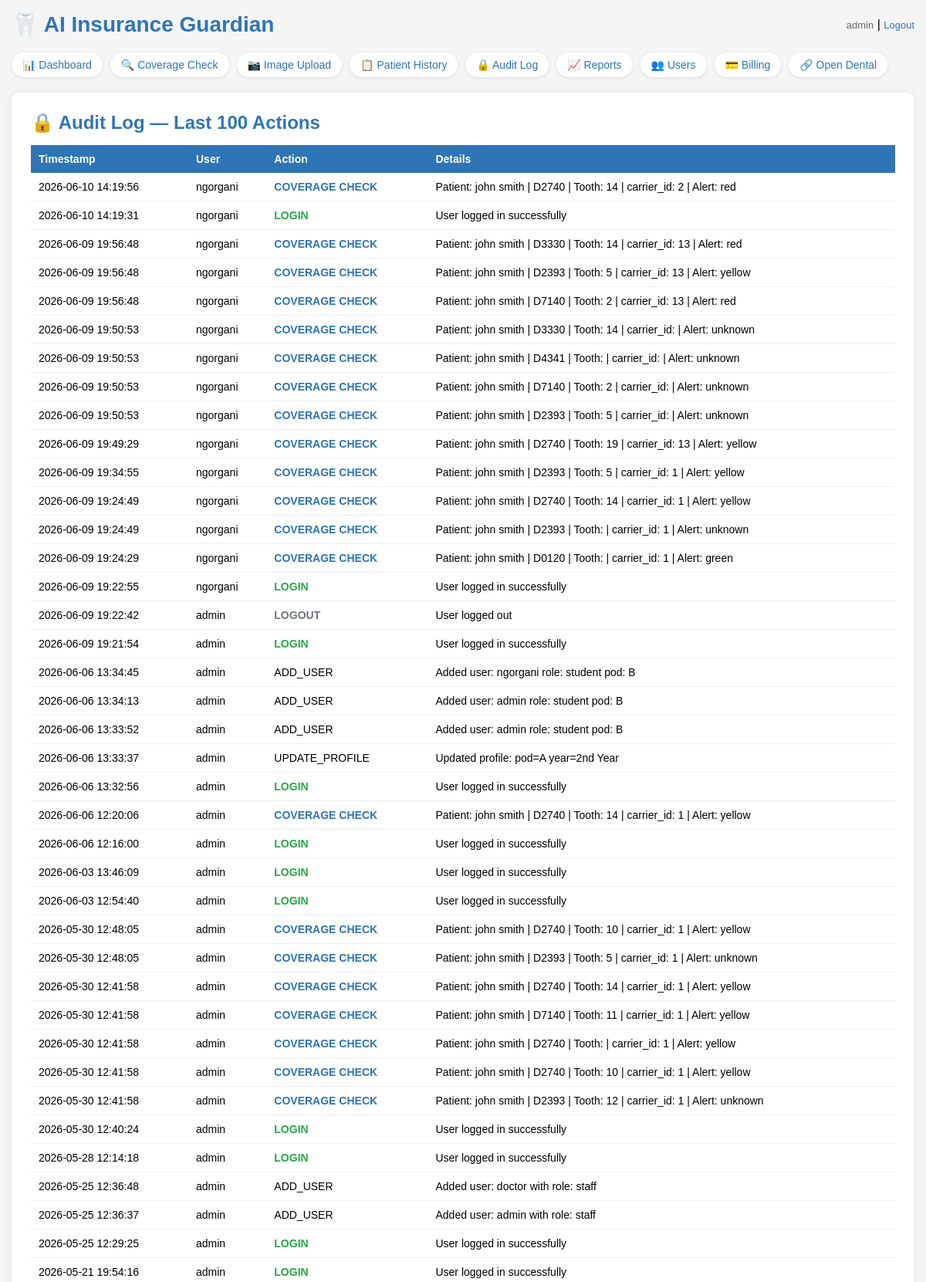
The app's page /audit (signed in, upper part) with its own data.
### tables this page shows
CREATE TABLE users (
            id INTEGER PRIMARY KEY,
            username TEXT UNIQUE NOT NULL,
            password TEXT NOT NULL,
            role TEXT DEFAULT 'staff'
        , pod TEXT DEFAULT NULL, year_level TEXT DEFAULT NULL, full_name TEXT DEFAULT NULL);

CREATE TABLE audit_log (id INTEGER PRIMARY KEY, username TEXT, action TEXT, details TEXT, timestamp TEXT);

### app.py (the view)
@app.route("/audit")
@login_required
def audit():
    conn = get_db()
    cursor = conn.cursor()
    cursor.execute("SELECT * FROM audit_log ORDER BY timestamp DESC LIMIT 100")
    records = cursor.fetchall()
    conn.close()
    return render_template("audit.html", records=records)

### app.py (called while the page is built)
def get_db():
    conn = sqlite3.connect("insurance_guardian.db")
    conn.row_factory = sqlite3.Row
    return conn

@login_manager.user_loader
def load_user(user_id):
    conn = get_db()
    cursor = conn.cursor()
    cursor.execute("SELECT id, username, role, pod, year_level, full_name FROM users WHERE id = ?", (user_id,))
    row = cursor.fetchone()
    conn.close()
    if row:
        return User(row[0], row[1], row[2], row[3], row[4], row[5])
    return None

### templates/audit.html (shortened to what this page needs)
<!DOCTYPE html>
<html>
<head>
</head>
<body>
    <div class="header">
        <h1>🦷 AI Insurance Guardian</h1>
        <div>
            <span class="user-info">{{ current_user.username }}</span> |
            <a href="/logout" class="logout">Logout</a>
        </div>
    </div>
    <div class="nav">
        <a href="/dashboard" class="active">📊 Dashboard</a>
        <a href="/">🔍 Coverage Check</a>
        <a href="/upload">📷 Image Upload</a>
        <a href="/history">📋 Patient History</a>
        <a href="/audit">🔒 Audit Log</a>
        <a href="/reports">📈 Reports</a>
        <a href="/users">👥 Users</a>
        <a href="/billing">💳 Billing</a>
        <a href="/opendental">🔗 Open Dental</a>
    </div>
    <div class="results-box">
        <h2>🔒 Audit Log — Last 100 Actions</h2>
        <table>
            <tr>
                <th>Timestamp</th>
                <th>User</th>
                <th>Action</th>
                <th>Details</th>
            </tr>
            {% for record in records %}
            <tr>
                <td>{{ record[4] }}</td>
                <td>{{ record[1] }}</td>
                <td>
                    {% if record[2] == 'LOGIN' %}<span class="action-login">LOGIN</span>
                    {% elif record[2] == 'LOGOUT' %}<span class="action-logout">LOGOUT</span>
                    {% elif record[2] == 'COVERAGE_CHECK' %}<span class="action-check">COVERAGE CHECK</span>
                    {% elif record[2] == 'FAILED_LOGIN' %}<span class="action-failed">FAILED LOGIN</span>
                    {% else %}{{ record[2] }}{% endif %}
                </td>
                <td>{{ record[3] }}</td>
            </tr>
            {% endfor %}
        </table>
    </div>
</body>
</html>

### templates/audit.html (style rules this page uses)
* { box-sizing: border-box; margin: 0; padding: 0; }
body { font-family: Arial, sans-serif; background-color: #f5f5f5; padding: 15px; }
.header { display: flex; justify-content: space-between; align-items: center; margin-bottom: 20px; flex-wrap: wrap; gap: 10px; }
h1 { color: #2E75B6; font-size: clamp(20px, 4vw, 28px); }
.nav { display: flex; flex-wrap: wrap; gap: 10px; margin-bottom: 20px; }
.nav a { color: #2E75B6; text-decoration: none; font-size: 14px; background: white; padding: 8px 14px; border-radius: 20px; box-shadow: 0 1px 4px rgba(0,0,0,0.1); }
.user-info { color: #666; font-size: 13px; }
.logout { color: #2E75B6; text-decoration: none; font-size: 13px; }
.results-box { background: white; padding: 25px; border-radius: 10px; box-shadow: 0 2px 10px rgba(0,0,0,0.1); }
.results-box h2 { color: #2E75B6; margin-bottom: 15px; }
table { width: 100%; border-collapse: collapse; font-size: 14px; }
th { background: #2E75B6; color: white; padding: 10px; text-align: left; }
td { padding: 10px; border-bottom: 1px solid #eee; }
.action-login { color: #28a745; font-weight: bold; }
.action-logout { color: #6c757d; font-weight: bold; }
.action-check { color: #2E75B6; font-weight: bold; }

### records on screen
users: username "admin"
audit_log: timestamp "2026-06-10 14:19:56", username "ngorgani", action "COVERAGE CHECK", details "Patient: john smith | D2740 | Tooth: 14 | carrier_id: 2 | Alert: red"
audit_log: timestamp "2026-06-10 14:19:31", username "ngorgani", action "LOGIN", details "User logged in successfully"
audit_log: timestamp "2026-06-09 19:56:48", username "ngorgani", action "COVERAGE CHECK", details "Patient: john smith | D3330 | Tooth: 14 | carrier_id: 13 | Alert: red"
audit_log: timestamp "2026-06-09 19:56:48", username "ngorgani", action "COVERAGE CHECK", details "Patient: john smith | D2393 | Tooth: 5 | carrier_id: 13 | Alert: yellow"
audit_log: timestamp "2026-06-09 19:56:48", username "ngorgani", action "COVERAGE CHECK", details "Patient: john smith | D7140 | Tooth: 2 | carrier_id: 13 | Alert: red"
audit_log: timestamp "2026-06-09 19:50:53", username "ngorgani", action "COVERAGE CHECK", details "Patient: john smith | D3330 | Tooth: 14 | carrier_id: | Alert: unknown"
audit_log: timestamp "2026-06-09 19:50:53", username "ngorgani", action "COVERAGE CHECK", details "Patient: john smith | D4341 | Tooth: | carrier_id: | Alert: unknown"
audit_log: timestamp "2026-06-09 19:50:53", username "ngorgani", action "COVERAGE CHECK", details "Patient: john smith | D7140 | Tooth: 2 | carrier_id: | Alert: unknown"
audit_log: timestamp "2026-06-09 19:50:53", username "ngorgani", action "COVERAGE CHECK", details "Patient: john smith | D2393 | Tooth: 5 | carrier_id: | Alert: unknown"
audit_log: timestamp "2026-06-09 19:49:29", username "ngorgani", action "COVERAGE CHECK", details "Patient: john smith | D2740 | Tooth: 19 | carrier_id: 13 | Alert: yellow"
audit_log: timestamp "2026-06-09 19:34:55", username "ngorgani", action "COVERAGE CHECK", details "Patient: john smith | D2393 | Tooth: 5 | carrier_id: 1 | Alert: yellow"
audit_log: timestamp "2026-06-09 19:24:49", username "ngorgani", action "COVERAGE CHECK", details "Patient: john smith | D2740 | Tooth: 14 | carrier_id: 1 | Alert: yellow"
audit_log: timestamp "2026-06-09 19:24:49", username "ngorgani", action "COVERAGE CHECK", details "Patient: john smith | D2393 | Tooth: | carrier_id: 1 | Alert: unknown"
audit_log: timestamp "2026-06-09 19:24:29", username "ngorgani", action "COVERAGE CHECK", details "Patient: john smith | D0120 | Tooth: | carrier_id: 1 | Alert: green"
audit_log: timestamp "2026-06-09 19:22:55", username "ngorgani", action "LOGIN", details "User logged in successfully"
audit_log: timestamp "2026-06-09 19:22:42", username "admin", action "LOGOUT", details "User logged out"
audit_log: timestamp "2026-06-09 19:21:54", username "admin", action "LOGIN", details "User logged in successfully"
audit_log: timestamp "2026-06-06 13:34:45", username "admin", action "ADD_USER", details "Added user: ngorgani role: student pod: B"
audit_log: timestamp "2026-06-06 13:34:13", username "admin", action "ADD_USER", details "Added user: admin role: student pod: B"
audit_log: timestamp "2026-06-06 13:33:52", username "admin", action "ADD_USER", details "Added user: admin role: student pod: B"
audit_log: timestamp "2026-06-06 13:33:37", username "admin", action "UPDATE_PROFILE", details "Updated profile: pod=A year=2nd Year"
audit_log: timestamp "2026-06-06 13:32:56", username "admin", action "LOGIN", details "User logged in successfully"
audit_log: timestamp "2026-06-06 12:20:06", username "admin", action "COVERAGE CHECK", details "Patient: john smith | D2740 | Tooth: 14 | carrier_id: 1 | Alert: yellow"
audit_log: timestamp "2026-06-06 12:16:00", username "admin", action "LOGIN", details "User logged in successfully"
audit_log: timestamp "2026-06-03 13:46:09", username "admin", action "LOGIN", details "User logged in successfully"
audit_log: timestamp "2026-06-03 12:54:40", username "admin", action "LOGIN", details "User logged in successfully"
audit_log: timestamp "2026-05-30 12:48:05", username "admin", action "COVERAGE CHECK", details "Patient: john smith | D2740 | Tooth: 10 | carrier_id: 1 | Alert: yellow"
audit_log: timestamp "2026-05-30 12:48:05", username "admin", action "COVERAGE CHECK", details "Patient: john smith | D2393 | Tooth: 5 | carrier_id: 1 | Alert: unknown"
audit_log: timestamp "2026-05-30 12:41:58", username "admin", action "COVERAGE CHECK", details "Patient: john smith | D2740 | Tooth: 14 | carrier_id: 1 | Alert: yellow"
audit_log: timestamp "2026-05-30 12:41:58", username "admin", action "COVERAGE CHECK", details "Patient: john smith | D7140 | Tooth: 11 | carrier_id: 1 | Alert: yellow"
audit_log: timestamp "2026-05-30 12:41:58", username "admin", action "COVERAGE CHECK", details "Patient: john smith | D2740 | Tooth: | carrier_id: 1 | Alert: yellow"
audit_log: timestamp "2026-05-30 12:41:58", username "admin", action "COVERAGE CHECK", details "Patient: john smith | D2740 | Tooth: 10 | carrier_id: 1 | Alert: yellow"
audit_log: timestamp "2026-05-30 12:41:58", username "admin", action "COVERAGE CHECK", details "Patient: john smith | D2393 | Tooth: 12 | carrier_id: 1 | Alert: unknown"
audit_log: timestamp "2026-05-30 12:40:24", username "admin", action "LOGIN", details "User logged in successfully"
audit_log: timestamp "2026-05-28 12:14:18", username "admin", action "LOGIN", details "User logged in successfully"
audit_log: timestamp "2026-05-25 12:36:48", username "admin", action "ADD_USER", details "Added user: doctor with role: staff"
audit_log: timestamp "2026-05-25 12:36:37", username "admin", action "ADD_USER", details "Added user: admin with role: staff"
audit_log: timestamp "2026-05-25 12:29:25", username "admin", action "LOGIN", details "User logged in successfully"
audit_log: timestamp "2026-05-21 19:54:16", username "admin", action "LOGIN", details "User logged in successfully"
